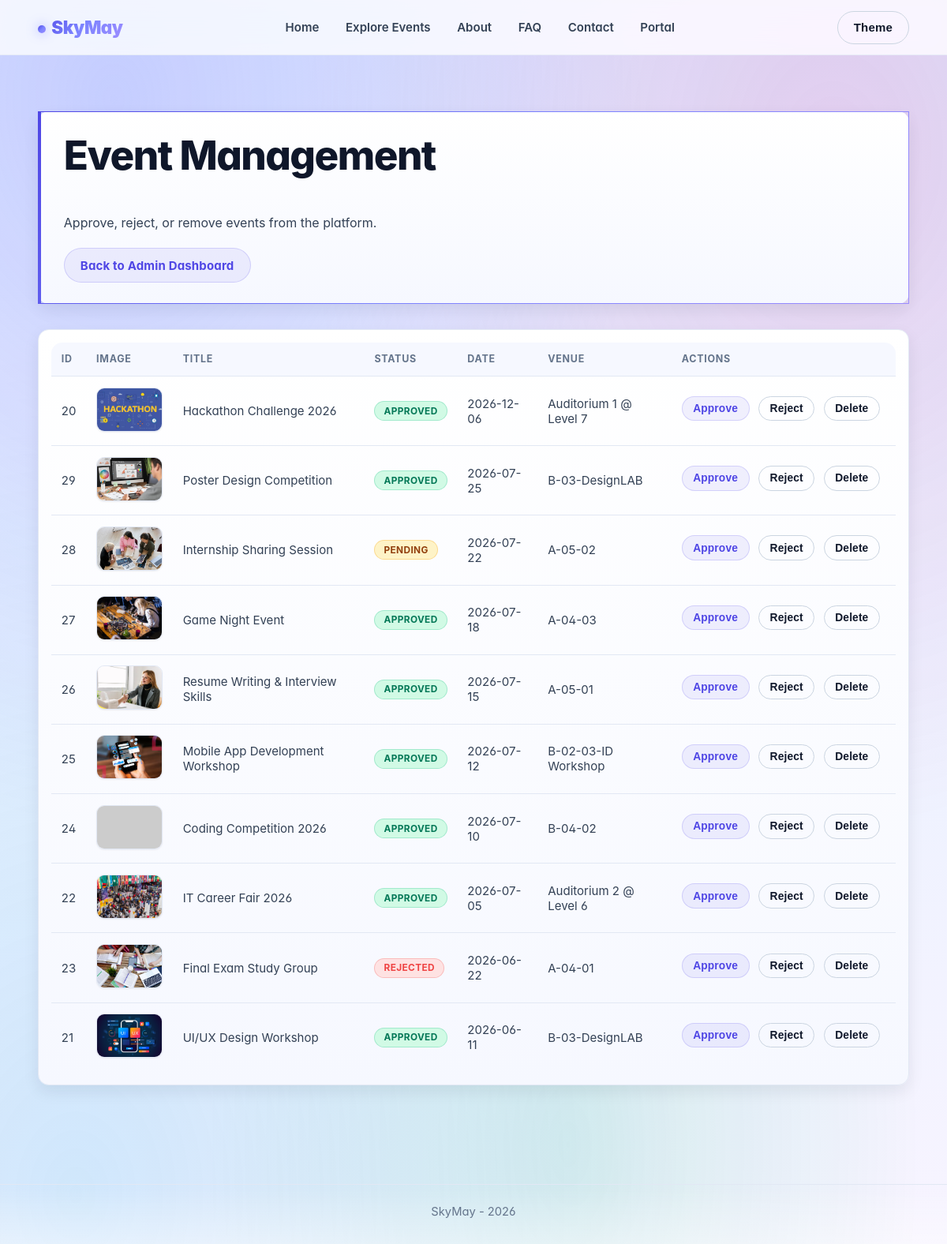
Page /manage_events.php (signed in) on the committed database.
### tables this page shows
CREATE TABLE IF NOT EXISTS `events` (
  `event_id` int NOT NULL AUTO_INCREMENT,
  `title` varchar(200) NOT NULL,
  `description` text,
  `image_path` varchar(255) DEFAULT NULL,
  `event_link` varchar(255) DEFAULT NULL,
  `event_status` varchar(20) NOT NULL DEFAULT 'pending',
  `event_date` date NOT NULL,
  `venue` varchar(200) DEFAULT NULL,
  `category` varchar(50) DEFAULT NULL,
  `created_by` int DEFAULT NULL,
  `created_at` timestamp NULL DEFAULT CURRENT_TIMESTAMP,
  PRIMARY KEY (`event_id`),
  KEY `created_by` (`created_by`)
);

### includes/event_support.php (called while the page is built, shortened)
<?php
function cleanEventTitle(?string $title): string
{
    return trim(preg_replace('/^(?:\s*\[(?:Approved|Rejected)\]\s*)+/i', '', (string)$title));
}
function legacyEventStatusFromTitle(?string $title): ?string
{
    return null;
}
function normalizeEventStatus(?string $status, ?string $title = null): string
{
    $clean = strtolower(trim((string)$status));
    if ($clean === '' || $clean === 'pending') {
        $legacyStatus = legacyEventStatusFromTitle($title);
    }
    return in_array($clean, ['approved', 'rejected', 'pending'], true) ? $clean : 'pending';
}
function eventImageUrl(array $event): string
{
    $path = trim((string)($event['image_path'] ?? ''));
    if ($path !== '') {
        $absolutePath = dirname(__DIR__) . DIRECTORY_SEPARATOR . str_replace('/', DIRECTORY_SEPARATOR, $path);
        if (is_file($absolutePath)) {
            return $path;
        }
    }
    return 'https://via.placeholder.com/900x500?text=Campus+Event';
}

### manage_events.php (the view, shortened to what this page needs)
<?php
require_once 'db.php';
require_once __DIR__ . '/includes/event_support.php';
$events = [];
if ($dbConnected) {
  $q = $conn->query('SELECT event_id, title, event_date, venue, image_path, event_status FROM events ORDER BY event_date DESC LIMIT 50');
  if ($q) {
    while ($row = $q->fetch_assoc()) {
      $events[] = $row;
    }
  }
}
include 'includes/header.php';
?>
<main class="container section">
  <section class="card page-hero reveal">
    <h1>Event Management</h1>
    <p>Approve, reject, or remove events from the platform.</p>
    <div class="hero-actions">
      <a class="btn btn-secondary" href="admin.php">Back to Admin Dashboard</a>
    </div>
  </section>
  <section class="card reveal table-card">
    <?php if (count($events) === 0): ?>
      <p>No events found.</p>
    <?php else: ?>
      <div class="table-wrap">
        <table class="data-table">
          <thead>
            <tr>
              <th>ID</th>
              <th>Image</th>
              <th>Title</th>
              <th>Status</th>
              <th>Date</th>
              <th>Venue</th>
              <th>Actions</th>
            </tr>
          </thead>
          <tbody>
            <?php foreach ($events as $event): ?>
              <?php
                $eventTitle = cleanEventTitle($event['title'] ?? '');
                $eventStatus = normalizeEventStatus($event['event_status'] ?? 'pending', $event['title'] ?? '');
                $statusClass = $eventStatus === 'rejected' ? 'badge-error' : ($eventStatus === 'pending' ? 'badge-warning' : '');
              ?>
              <tr>
                <td><?php echo (int)$event['event_id']; ?></td>
                <td>
                  <img
                    class="table-event-thumb"
                    src="<?php echo htmlspecialchars(eventImageUrl($event)); ?>"
                    alt="<?php echo htmlspecialchars($eventTitle !== '' ? $eventTitle : 'Event image'); ?>"
                    loading="lazy"
                  />
                </td>
                <td><?php echo htmlspecialchars($eventTitle); ?></td>
                <td><span class="badge <?php echo $statusClass; ?>"><?php echo htmlspecialchars(ucfirst($eventStatus)); ?></span></td>
                <td><?php echo htmlspecialchars($event['event_date'] ?? ''); ?></td>
                <td><?php echo htmlspecialchars($event['venue'] ?? ''); ?></td>
                <td class="table-actions">
                  <form method="post" class="inline-form">
                    <button class="btn btn-secondary" type="submit">Approve</button>
                  </form>
                  <form method="post" class="inline-form">
                    <button class="btn btn-ghost" type="submit">Reject</button>
                  </form>
                  <form method="post" class="inline-form" onsubmit="return confirm('Delete this event?');">
                    <button class="btn btn-ghost" type="submit">Delete</button>
                  </form>
                </td>
              </tr>
            <?php endforeach; ?>
          </tbody>
        </table>
      </div>
    <?php endif; ?>
  </section>
</main>
<?php include 'includes/footer.php'; ?>

### rows in the picture
events: event_id "20", image_path (picture), title "Hackathon Challenge 2026", eventStatus "APPROVED", event_date "2026-12-06", venue "Auditorium 1 @ Level 7"
events: event_id "29", image_path (picture), title "Poster Design Competition", eventStatus "APPROVED", event_date "2026-07-25", venue "B-03-DesignLAB"
events: event_id "28", image_path (picture), title "Internship Sharing Session", eventStatus "PENDING", event_date "2026-07-22", venue "A-05-02"
events: event_id "27", image_path (picture), title "Game Night Event", eventStatus "APPROVED", event_date "2026-07-18", venue "A-04-03"
events: event_id "26", image_path (picture), title "Resume Writing & Interview Skills", eventStatus "APPROVED", event_date "2026-07-15", venue "A-05-01"
events: event_id "25", image_path (picture), title "Mobile App Development Workshop", eventStatus "APPROVED", event_date "2026-07-12", venue "B-02-03-ID Workshop"
events: event_id "24", title "Coding Competition 2026", eventStatus "APPROVED", event_date "2026-07-10", venue "B-04-02"
events: event_id "22", image_path (picture), title "IT Career Fair 2026", eventStatus "APPROVED", event_date "2026-07-05", venue "Auditorium 2 @ Level 6"
events: event_id "23", image_path (picture), title "Final Exam Study Group", eventStatus "REJECTED", event_date "2026-06-22", venue "A-04-01"
events: event_id "21", image_path (picture), title "UI/UX Design Workshop", eventStatus "APPROVED", event_date "2026-06-11", venue "B-03-DesignLAB"
